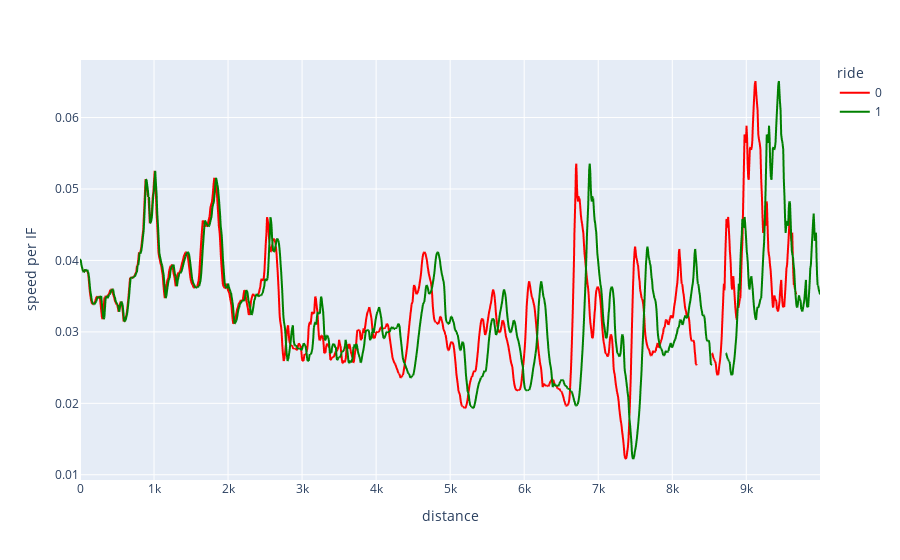

Notebook source saved alongside this figure:
### Code cell
all_tracks['speed per IF'] = all_tracks[all_tracks.ride==0]["speed per watt 30sec"]
all_tracks['speed per IF'] = all_tracks[all_tracks.ride==1]["speed per watt 30sec"]


all_tracks.to_csv("../tests/test_data/out_1.csv")
fig = px.line(all_tracks, x="distance", y="speed per IF", color="ride", color_discrete_sequence=['red', 'green'], hover_data=["speed", "power", "seconds"])
# fig.add_trace(go.Scatter(plot_data[plot_data.ride==0], x="distance", y="altitude"))
fig.show()

### Figure 1 — Plotly figure (JSON) as saved in the notebook; plotly's stock layout.template omitted (floating-point values rounded to 4 significant figures; data arrays with more than 128 entries replaced by an {"elided": "..."} marker saying what was removed)
{"data": [{"customdata": {"elided": "1369x3 float values"}, "hovertemplate": "ride=0<br>distance=%{x}<br>speed per IF=%{y}<br>speed=%{customdata[0]}<br>power=%{customdata[1]}<br>seconds=%{customdata[2]}<extra></extra>", "legendgroup": "0", "line": {"color": "red", "dash": "solid"}, "marker": {"symbol": "circle"}, "mode": "lines", "name": "0", "showlegend": true, "x": {"elided": "1369 float values"}, "xaxis": "x", "y": {"elided": "1369 float values"}, "yaxis": "y", "type": "scattergl"}, {"customdata": {"elided": "1323x3 float values"}, "hovertemplate": "ride=1<br>distance=%{x}<br>speed per IF=%{y}<br>speed=%{customdata[0]}<br>power=%{customdata[1]}<br>seconds=%{customdata[2]}<extra></extra>", "legendgroup": "1", "line": {"color": "green", "dash": "solid"}, "marker": {"symbol": "circle"}, "mode": "lines", "name": "1", "showlegend": true, "x": {"elided": "1323 float values"}, "xaxis": "x", "y": {"elided": "1323 float values"}, "yaxis": "y", "type": "scattergl"}], "layout": {"xaxis": {"anchor": "y", "domain": [0.0, 1.0], "title": {"text": "distance"}}, "yaxis": {"anchor": "x", "domain": [0.0, 1.0], "title": {"text": "speed per IF"}}, "legend": {"title": {"text": "ride"}, "tracegroupgap": 0}, "margin": {"t": 60}}}
